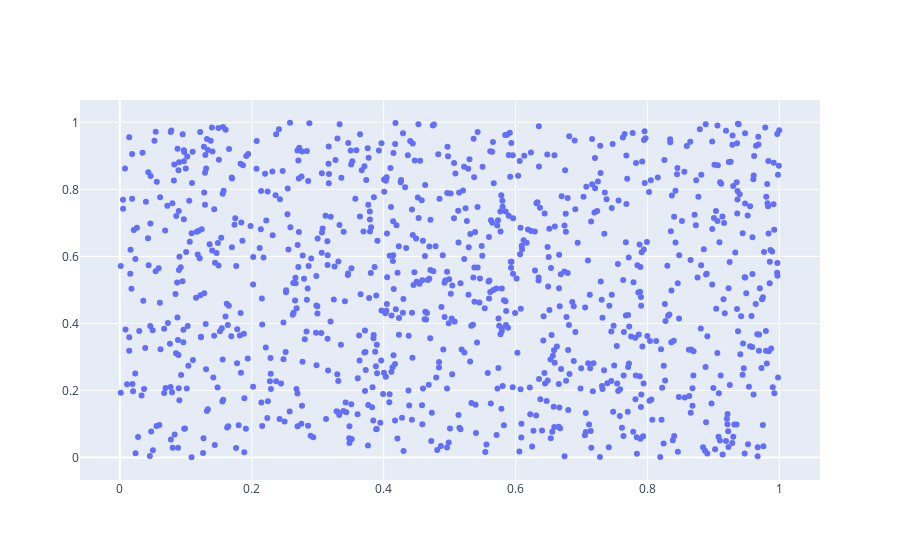

Notebook cell for this chart:
### Code cell
data = [trace]
iplot(data)

### Figure 1 — Plotly figure (JSON) as saved in the notebook; plotly's stock layout.template omitted (floating-point values rounded to 4 significant figures; data arrays with more than 128 entries replaced by an {"elided": "..."} marker saying what was removed)
{"data": [{"mode": "markers", "type": "scatter", "x": {"elided": "1000 float values"}, "y": {"elided": "1000 float values"}}], "layout": {}}
